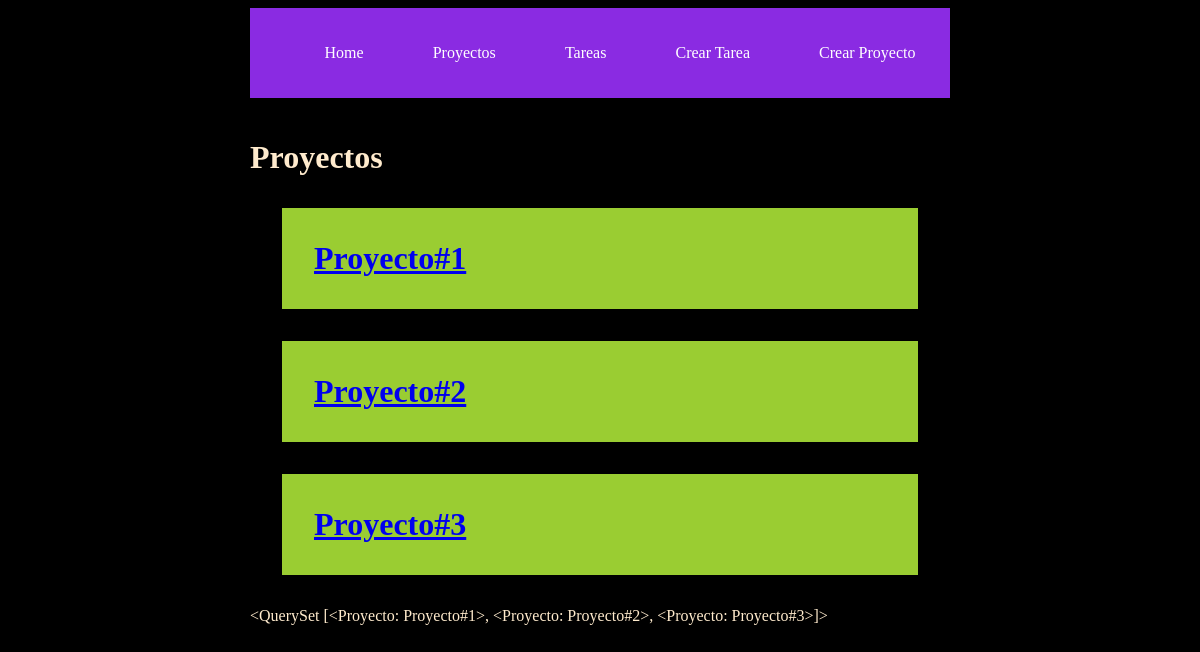
The app's page /proyecto, older data.
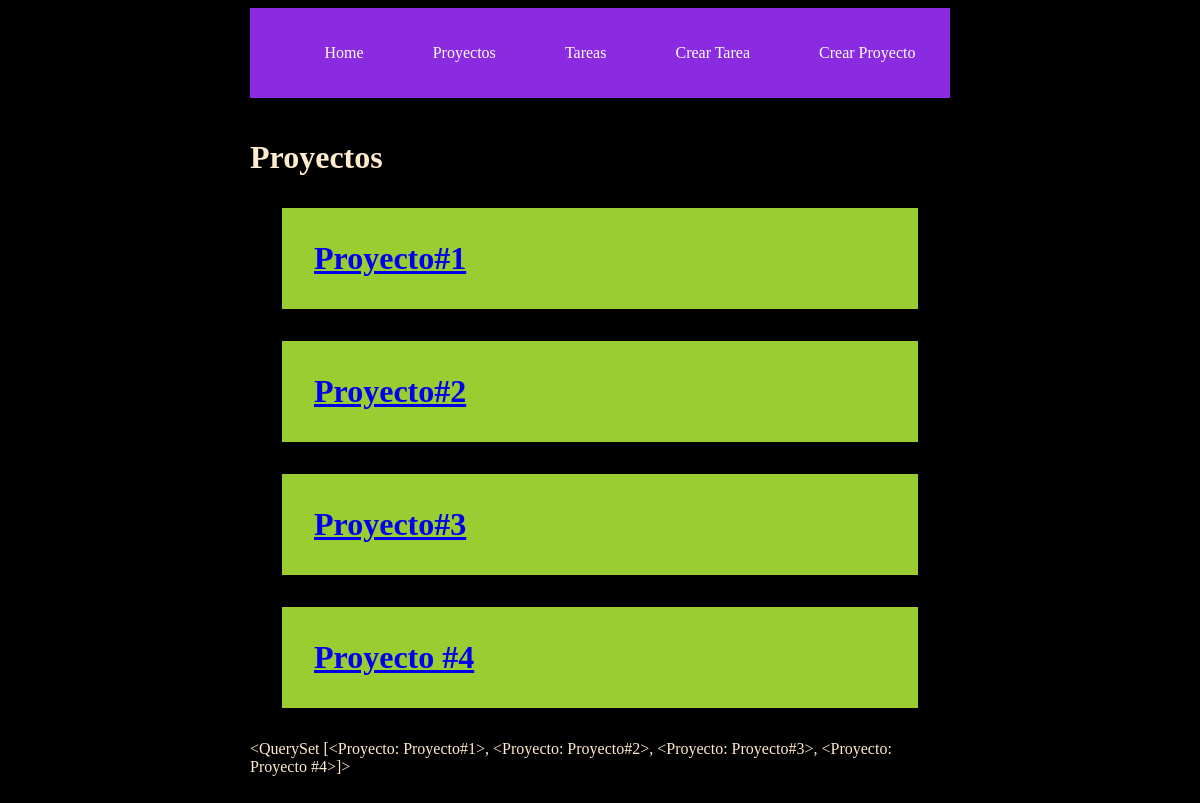
The same page, newer data.
### aplicacion/models.py (models this page shows)
class Proyecto(models.Model):
    name = models.CharField(max_length=200)
    def __str__(self) -> str:
        return self.name

### aplicacion/views.py (the view)
# urls.py: path('proyecto', proyecto.as_view(), name='proyecto'),
class proyecto(View):
    def get(self, request):
        proyecto = Proyecto.objects.all()
        return render(request, 'proyecto.html', {
            'proyecto': proyecto
        })

### aplicacion/templates/proyecto.html
{% extends 'base.html' %}
{% block content %}
<h1>Proyectos</h1>
{% for proyecto in proyecto %}
<a href="{% url 'detalleproyecto' proyecto.id %}">
    <h1 class="card">{{proyecto.name}}</h1>
</a>
{% endfor %}
<p>{{proyecto}}</p>
{% endblock %}

Row changes from the older to the newer data that the page shows:
computed for Proyecto "Proyecto#1": name.name "<QuerySet [<Proyecto: Proyecto#1>, <Proyecto: Proyecto#2>, <Proyecto: Proyecto#3>]>" → "<QuerySet [<Proyecto: Proyecto#1>, <Proyecto: Proyecto#2>, <Proyecto: Proyecto#3>, <Proyecto: Proyecto #4>]>"
added Proyecto: name "Proyecto #4"
